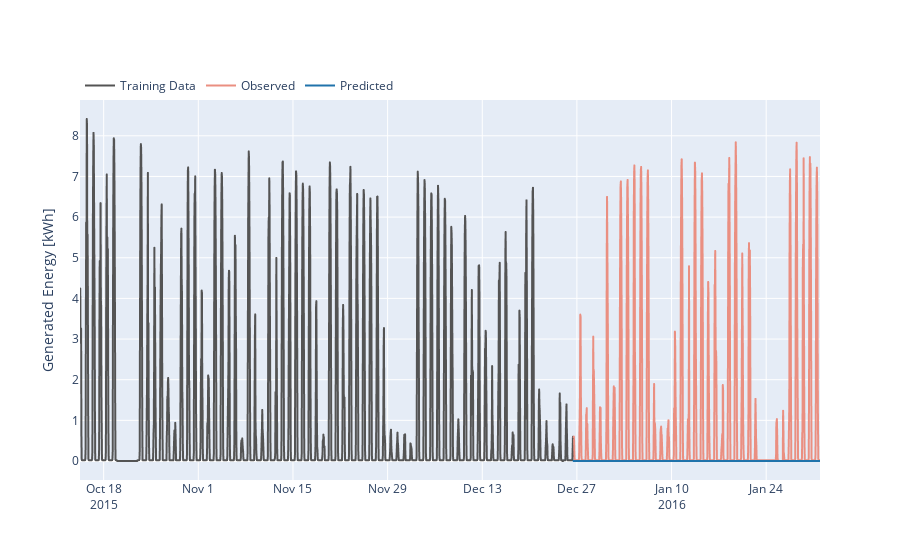

Notebook code cell kept with this figure:
### Code cell
fig = go.Figure(go.Scattergl(
    x = train_validation_df[september_start : ].index,
    y = train_validation_df['Generated Energy'][september_start : ],
    name = "Training Data",
    line=dict(color='rgb(84, 84, 84)')
))

fig.add_trace(go.Scattergl(
    x = test_df.index,
    y = test_df['Generated Energy'],
    name = "Observed",
    line=dict(color='rgb(234,143,129)')
))

fig.add_trace(go.Scattergl(
    x = forecast_arima_test.index,
    y = forecast_arima_test['Prediction'],
    name = "Predicted",
    line=dict(color='rgb(32,115,171)')
))

fig.update_yaxes(title="Generated Energy [kWh]")
fig.update_layout(template="plotly",
                legend=dict(orientation="h",
                yanchor="bottom",
                y=1,
                xanchor="left",
                x=0))

fig.write_html("NEW_ARIMA_FIGS/arima_production.html")
fig.show()

### Figure 1 — Plotly figure (JSON) as saved in the notebook; plotly's stock layout.template omitted (floating-point values rounded to 4 significant figures; data arrays with more than 128 entries replaced by an {"elided": "..."} marker saying what was removed)
{"data": [{"line": {"color": "rgb(84, 84, 84)"}, "name": "Training Data", "x": {"elided": "1752 str values"}, "y": {"elided": "1752 float values"}, "type": "scattergl"}, {"line": {"color": "rgb(234,143,129)"}, "name": "Observed", "x": {"elided": "876 str values"}, "y": {"elided": "876 float values"}, "type": "scattergl"}, {"line": {"color": "rgb(32,115,171)"}, "name": "Predicted", "x": {"elided": "876 str values"}, "y": {"elided": "876 float values"}, "type": "scattergl"}], "layout": {"yaxis": {"title": {"text": "Generated Energy [kWh]"}}, "legend": {"orientation": "h", "yanchor": "bottom", "y": 1, "xanchor": "left", "x": 0}}}
